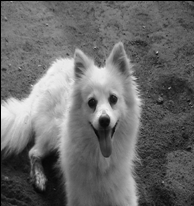
%> input picture dog.tif, 194 x 206 px
$ octave clustering.m   (GNU Octave 9; MATLAB toolbox functions it lacks are replaced by stand-ins)
%> lines starting %> are read from the running program, lines starting %| are printed output that depends on the picture
img = imread('dog.tif');
%> img is the input picture: size 206x194x3 uint8; min 0, max 244, mean 106
img = imresize(img, [128 128]); % Resize for faster processing
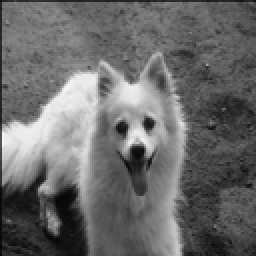
%> img: size 128x128x3 uint8 (shown 2 times larger); min 6, max 246, mean 106
data = double(reshape(img, [], 3)); % Reshape image into an Nx3 matrix

% Apply K-means clustering
k = 3; % Number of clusters
[cluster_idx, cluster_center] = kmeans(data, k);
%> cluster_center = [52.97 52.97 52.97; 107.5 107.5 107.5; 191.1 191.1 191.1]
segmented_img = uint8(reshape(cluster_center(cluster_idx, :), size(img)));
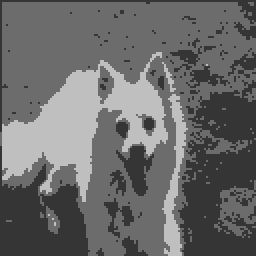
%> segmented_img: size 128x128x3 uint8 (shown 2 times larger); min 53, max 191, mean 106.3

figure;
subplot(1,2,1); imshow(img); title('Original Image');
subplot(1,2,2); imshow(segmented_img); title('Segmented Image');
